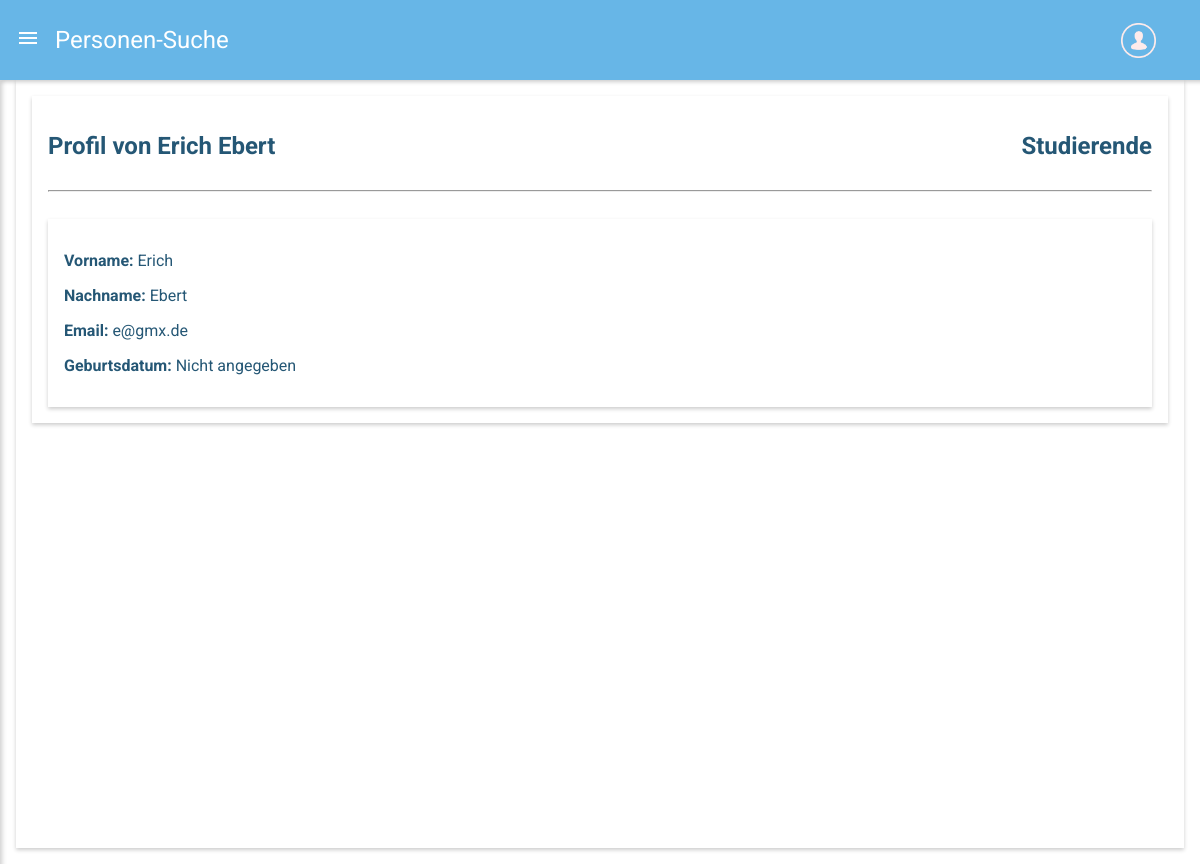
Screenshot of /profil.php?id=29 (signed in) with the database file from the repository.
### tables this page shows
CREATE TABLE `Userdaten_Hash` (
  `id` int NOT NULL,
  `rolle` int NOT NULL,
  `username` varchar(128) NOT NULL,
  `nachname` varchar(255) NOT NULL,
  `vorname` varchar(255) NOT NULL,
  `email` varchar(255) NOT NULL,
  `password_hash` varchar(255) NOT NULL,
  `geburtsdatum` date DEFAULT NULL,
  `profil-picture-id` int DEFAULT NULL
);

### profil.php (the view, shortened to what this page needs)
<?php
if (isset($_SESSION["user_id"])) {
    $mysqli = require __DIR__ . "/connection.php";
    if (isset($_GET['id']) && is_numeric($_GET['id'])) {
        $id = $_GET['id'];
        $sql = "SELECT rolle, id, vorname, nachname, email, DATE_FORMAT(geburtsdatum, '%d.%m.%Y') AS geburtsdatum_formatiert  FROM `Userdaten_Hash` WHERE id = ?";
        $stmt = $mysqli->prepare($sql);
        $stmt->bind_param("i", $id);
        $stmt->execute();
        $result = $stmt->get_result();
        $row = $result->fetch_assoc();
    }
    $rolle = "";
    if ($row['rolle'] == 2) {
        $rolle = "Lehrende";
    } elseif ($row['rolle'] == 3) {
        $rolle = "Studierende";
    }
}
?>
<!DOCTYPE html>
<html lang="de">
<head>
    <link href="style.css" rel="stylesheet" type="text/css">
</head>
<body>
    <div class="fixed-header-drawer">
        <header class="layout-header fixed-top">
            <div class="header-row">
                <div class="button-icon-menu" id="menuButton">
                    <i class="material-icons">menu</i>
                </div>
                <span class="layout-title">Personen-Suche</span>
                <div class="header-right">
                    <img src="images/icon_user_white.png" alt="Logo" class="icon-user" id="icon_user">
                </div>
            </div>
        </header>
        <main class="layout-content">
            <div class="Page-content">
                <div class="tätigkeiten letzte-tätigkeiten">
                    <div class="heading-profil">
                        <h2 class="profil-name">Profil von <?= htmlspecialchars($row['vorname']) ?>
                            <?= htmlspecialchars($row['nachname']) ?></h2>
                        <h2 class="profil-role"><?= htmlspecialchars($rolle) ?></h2>
                    </div>
                    <hr /></br>
                    <div class="details">
                        <p><strong>Vorname:</strong> <?= htmlspecialchars($row["vorname"]) ?></p>
                        <p><strong>Nachname:</strong> <?= htmlspecialchars($row["nachname"]) ?></p>
                        <p><strong>Email:</strong> <?= htmlspecialchars($row["email"]) ?></p>
                        <p><strong>Geburtsdatum:</strong>
                            <?= htmlspecialchars($row["geburtsdatum_formatiert"] ?? 'Nicht angegeben') ?></p>
                    </div>
                </div></br>
            </div>
        </main>
    </div>
</body>
</html>

### style.css (style rules this page uses)
body, html { margin: 0; font-family: 'Roboto', sans-serif; }
.layout-header { background-color: rgb(103, 182, 231); color: white; position: fixed; top: 0; width: 100%; height: 80px; display: flex; align-items: center; padding: 0 16px; box-shadow: 0 2px 4px rgba(0, 0, 0, 0.2); z-index: 2; }
.header-row { display: flex; align-items: center; width: 95%; }
.layout-title { font-size: 24px; padding: 15px; color: white; }
.header-right { display: flex; align-items: center; gap: 15px; margin-left: auto; }
.icon-user { height: 35px; }
.button-icon-menu { color: white; cursor: pointer; }
.layout-content { margin-top: 64px; padding: 16px; box-sizing: border-box; }
.Page-content { padding: 16px; background: #FFF; min-height: calc(100vh - 64px); box-shadow: 0 2px 4px rgba(0, 0, 0, 0.2); }
.Page-content .tätigkeiten, .Page-content .bewertungen, .Page-content .details { padding: 16px; background: #FFF; box-shadow: 0 2px 4px rgba(0, 0, 0, 0.2); color: rgb(37, 87, 117); }
.heading-profil { display: flex; justify-content: space-between; align-items: center; margin-bottom: 10px; }
.profil-role { text-align: right; position: relative; }

### rows the page displays
userdaten_hash: vorname "Erich", nachname "Ebert", rolle "Studierende", email "e@gmx.de"

### other values shown
$row["geburtsdatum_formatiert"] "Nicht angegeben"
